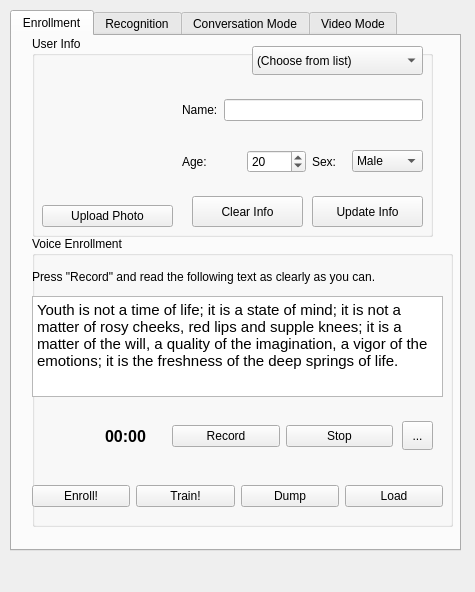
<?xml version="1.0" encoding="UTF-8"?>
<ui version="4.0">
 <class>notepad</class>
 <widget class="QWidget" name="notepad">
  <property name="geometry">
   <rect>
    <x>0</x>
    <y>0</y>
    <width>475</width>
    <height>592</height>
   </rect>
  </property>
  <property name="windowTitle">
   <string>Speaker Recognition</string>
  </property>
  <widget class="QTabWidget" name="tabWidget">
   <property name="geometry">
    <rect>
     <x>10</x>
     <y>10</y>
     <width>451</width>
     <height>541</height>
    </rect>
   </property>
   <property name="currentIndex">
    <number>0</number>
   </property>
   <widget class="QWidget" name="Enrollment">
    <attribute name="title">
     <string>Enrollment</string>
    </attribute>
    <widget class="QGroupBox" name="groupBox">
     <property name="geometry">
      <rect>
       <x>20</x>
       <y>0</y>
       <width>401</width>
       <height>201</height>
      </rect>
     </property>
     <property name="title">
      <string>User Info</string>
     </property>
     <widget class="QWidget" name="verticalLayoutWidget">
      <property name="geometry">
       <rect>
        <x>150</x>
        <y>40</y>
        <width>241</width>
        <height>121</height>
       </rect>
      </property>
      <layout class="QVBoxLayout" name="verticalLayout">
       <item>
        <layout class="QHBoxLayout" name="horizontalLayout_2">
         <item>
          <widget class="QLabel" name="label_2">
           <property name="text">
            <string>Name:</string>
           </property>
          </widget>
         </item>
         <item>
          <widget class="QLineEdit" name="Username">
           <property name="placeholderText">
            <string extracomment="Enter your name"/>
           </property>
          </widget>
         </item>
        </layout>
       </item>
       <item>
        <layout class="QHBoxLayout" name="horizontalLayout_3">
         <item>
          <widget class="QLabel" name="label_3">
           <property name="text">
            <string>Age:   </string>
           </property>
          </widget>
         </item>
         <item>
          <widget class="QSpinBox" name="Userage">
           <property name="maximum">
            <number>100</number>
           </property>
           <property name="value">
            <number>20</number>
           </property>
          </widget>
         </item>
         <item>
          <layout class="QHBoxLayout" name="horizontalLayout_4">
           <item>
            <widget class="QLabel" name="label_4">
             <property name="text">
              <string>Sex:   </string>
             </property>
            </widget>
           </item>
           <item>
            <widget class="QComboBox" name="Usersex">
             <item>
              <property name="text">
               <string>Male</string>
              </property>
             </item>
             <item>
              <property name="text">
               <string>Female</string>
              </property>
             </item>
            </widget>
           </item>
          </layout>
         </item>
        </layout>
       </item>
      </layout>
     </widget>
     <widget class="QWidget" name="verticalLayoutWidget_2">
      <property name="geometry">
       <rect>
        <x>10</x>
        <y>40</y>
        <width>131</width>
        <height>151</height>
       </rect>
      </property>
      <layout class="QVBoxLayout" name="verticalLayout_2">
       <item>
        <widget class="QLabel" name="Userimage">
         <property name="sizePolicy">
          <sizepolicy hsizetype="Preferred" vsizetype="Expanding">
           <horstretch>0</horstretch>
           <verstretch>0</verstretch>
          </sizepolicy>
         </property>
         <property name="text">
          <string/>
         </property>
        </widget>
       </item>
       <item>
        <widget class="QPushButton" name="UploadImage">
         <property name="text">
          <string>Upload Photo</string>
         </property>
        </widget>
       </item>
      </layout>
     </widget>
     <widget class="QComboBox" name="Userchooser">
      <property name="geometry">
       <rect>
        <x>220</x>
        <y>10</y>
        <width>171</width>
        <height>29</height>
       </rect>
      </property>
      <item>
       <property name="text">
        <string>(Choose from list)</string>
       </property>
      </item>
     </widget>
     <widget class="QPushButton" name="UpdateInfo">
      <property name="geometry">
       <rect>
        <x>280</x>
        <y>160</y>
        <width>111</width>
        <height>31</height>
       </rect>
      </property>
      <property name="text">
       <string>Update Info</string>
      </property>
     </widget>
     <widget class="QPushButton" name="ClearInfo">
      <property name="geometry">
       <rect>
        <x>160</x>
        <y>160</y>
        <width>111</width>
        <height>31</height>
       </rect>
      </property>
      <property name="text">
       <string>Clear Info</string>
      </property>
     </widget>
    </widget>
    <widget class="QGroupBox" name="groupBox_2">
     <property name="geometry">
      <rect>
       <x>20</x>
       <y>200</y>
       <width>421</width>
       <height>291</height>
      </rect>
     </property>
     <property name="title">
      <string>Voice Enrollment</string>
     </property>
     <widget class="QTextBrowser" name="Textreading">
      <property name="geometry">
       <rect>
        <x>0</x>
        <y>60</y>
        <width>411</width>
        <height>101</height>
       </rect>
      </property>
      <property name="html">
       <string>&lt;!DOCTYPE HTML PUBLIC &quot;-//W3C//DTD HTML 4.0//EN&quot; &quot;http://www.w3.org/TR/REC-html40/strict.dtd&quot;&gt;
&lt;html&gt;&lt;head&gt;&lt;meta name=&quot;qrichtext&quot; content=&quot;1&quot; /&gt;&lt;style type=&quot;text/css&quot;&gt;
p, li { white-space: pre-wrap; }
&lt;/style&gt;&lt;/head&gt;&lt;body style=&quot; font-family:'Sans'; font-size:10pt; font-weight:400; font-style:normal;&quot;&gt;
&lt;p style=&quot; margin-top:0px; margin-bottom:0px; margin-left:0px; margin-right:0px; -qt-block-indent:0; text-indent:0px;&quot;&gt;&lt;span style=&quot; font-family:'Cantarell'; font-size:11pt;&quot;&gt;Youth is not a time of life; it is a state of mind; it is not a matter of rosy cheeks, red lips and supple knees; it is a matter of the will, a quality of the imagination, a vigor of the emotions; it is the freshness of the deep springs of life. &lt;/span&gt;&lt;/p&gt;
&lt;p style=&quot;-qt-paragraph-type:empty; margin-top:0px; margin-bottom:0px; margin-left:0px; margin-right:0px; -qt-block-indent:0; text-indent:0px; font-family:'Cantarell'; font-size:11pt;&quot;&gt;&lt;br /&gt;&lt;/p&gt;&lt;/body&gt;&lt;/html&gt;</string>
      </property>
     </widget>
     <widget class="QLabel" name="label_5">
      <property name="geometry">
       <rect>
        <x>0</x>
        <y>30</y>
        <width>431</width>
        <height>21</height>
       </rect>
      </property>
      <property name="text">
       <string>Press &quot;Record&quot; and read the following text as clearly as you can.</string>
      </property>
     </widget>
     <widget class="QLabel" name="Animation">
      <property name="geometry">
       <rect>
        <x>0</x>
        <y>170</y>
        <width>61</width>
        <height>61</height>
       </rect>
      </property>
      <property name="sizePolicy">
       <sizepolicy hsizetype="Fixed" vsizetype="Fixed">
        <horstretch>0</horstretch>
        <verstretch>0</verstretch>
       </sizepolicy>
      </property>
      <property name="text">
       <string/>
      </property>
     </widget>
     <widget class="QWidget" name="horizontalLayoutWidget">
      <property name="geometry">
       <rect>
        <x>0</x>
        <y>230</y>
        <width>411</width>
        <height>61</height>
       </rect>
      </property>
      <layout class="QHBoxLayout" name="horizontalLayout">
       <item>
        <widget class="QPushButton" name="enroll">
         <property name="text">
          <string>Enroll!</string>
         </property>
        </widget>
       </item>
       <item>
        <widget class="QPushButton" name="startTrain">
         <property name="text">
          <string>Train!</string>
         </property>
        </widget>
       </item>
       <item>
        <widget class="QPushButton" name="dumpBtn">
         <property name="text">
          <string>Dump</string>
         </property>
        </widget>
       </item>
       <item>
        <widget class="QPushButton" name="loadBtn">
         <property name="text">
          <string>Load</string>
         </property>
        </widget>
       </item>
      </layout>
     </widget>
     <widget class="QWidget" name="horizontalLayoutWidget_2">
      <property name="geometry">
       <rect>
        <x>140</x>
        <y>180</y>
        <width>221</width>
        <height>41</height>
       </rect>
      </property>
      <layout class="QHBoxLayout" name="horizontalLayout_5">
       <item>
        <widget class="QPushButton" name="enrollRecord">
         <property name="text">
          <string>Record</string>
         </property>
        </widget>
       </item>
       <item>
        <widget class="QPushButton" name="stopEnrollRecord">
         <property name="text">
          <string>Stop</string>
         </property>
        </widget>
       </item>
      </layout>
     </widget>
     <widget class="QLabel" name="enrollTime">
      <property name="geometry">
       <rect>
        <x>73</x>
        <y>190</y>
        <width>51</width>
        <height>21</height>
       </rect>
      </property>
      <property name="font">
       <font>
        <pointsize>12</pointsize>
        <weight>75</weight>
        <bold>true</bold>
       </font>
      </property>
      <property name="text">
       <string>00:00</string>
      </property>
     </widget>
     <widget class="QToolButton" name="enrollFile">
      <property name="geometry">
       <rect>
        <x>370</x>
        <y>185</y>
        <width>31</width>
        <height>29</height>
       </rect>
      </property>
      <property name="text">
       <string>...</string>
      </property>
     </widget>
    </widget>
   </widget>
   <widget class="QWidget" name="Recognition">
    <attribute name="title">
     <string>Recognition</string>
    </attribute>
    <widget class="QGroupBox" name="groupBox_3">
     <property name="geometry">
      <rect>
       <x>20</x>
       <y>0</y>
       <width>561</width>
       <height>341</height>
      </rect>
     </property>
     <property name="title">
      <string>Recognition</string>
     </property>
     <widget class="QWidget" name="horizontalLayoutWidget_3">
      <property name="geometry">
       <rect>
        <x>140</x>
        <y>30</y>
        <width>271</width>
        <height>41</height>
       </rect>
      </property>
      <layout class="QHBoxLayout" name="horizontalLayout_6">
       <item>
        <widget class="QCheckBox" name="Reco_Verificationcheckbox">
         <property name="font">
          <font>
           <pointsize>12</pointsize>
           <weight>50</weight>
           <bold>false</bold>
          </font>
         </property>
         <property name="text">
          <string>Claim identity:</string>
         </property>
         <property name="iconSize">
          <size>
           <width>24</width>
           <height>24</height>
          </size>
         </property>
         <property name="tristate">
          <bool>false</bool>
         </property>
        </widget>
       </item>
       <item>
        <widget class="QLineEdit" name="Reco_Verification">
         <property name="enabled">
          <bool>false</bool>
         </property>
        </widget>
       </item>
      </layout>
     </widget>
     <widget class="QLabel" name="Animation_2">
      <property name="geometry">
       <rect>
        <x>30</x>
        <y>70</y>
        <width>61</width>
        <height>61</height>
       </rect>
      </property>
      <property name="sizePolicy">
       <sizepolicy hsizetype="Fixed" vsizetype="Fixed">
        <horstretch>0</horstretch>
        <verstretch>0</verstretch>
       </sizepolicy>
      </property>
      <property name="text">
       <string/>
      </property>
     </widget>
     <widget class="QWidget" name="verticalLayoutWidget_3">
      <property name="geometry">
       <rect>
        <x>260</x>
        <y>180</y>
        <width>131</width>
        <height>161</height>
       </rect>
      </property>
      <layout class="QVBoxLayout" name="verticalLayout_3">
       <item>
        <widget class="QLabel" name="Reco_Userimage">
         <property name="sizePolicy">
          <sizepolicy hsizetype="Preferred" vsizetype="Expanding">
           <horstretch>0</horstretch>
           <verstretch>0</verstretch>
          </sizepolicy>
         </property>
         <property name="text">
          <string/>
         </property>
        </widget>
       </item>
       <item>
        <widget class="QLineEdit" name="recoUsername">
         <property name="enabled">
          <bool>false</bool>
         </property>
         <property name="sizePolicy">
          <sizepolicy hsizetype="Expanding" vsizetype="Fixed">
           <horstretch>0</horstretch>
           <verstretch>0</verstretch>
          </sizepolicy>
         </property>
         <property name="text">
          <string>Unknown</string>
         </property>
         <property name="alignment">
          <set>Qt::AlignCenter</set>
         </property>
         <property name="readOnly">
          <bool>true</bool>
         </property>
        </widget>
       </item>
      </layout>
     </widget>
     <widget class="QLabel" name="recoTime">
      <property name="geometry">
       <rect>
        <x>120</x>
        <y>100</y>
        <width>51</width>
        <height>21</height>
       </rect>
      </property>
      <property name="font">
       <font>
        <pointsize>12</pointsize>
        <weight>75</weight>
        <bold>true</bold>
       </font>
      </property>
      <property name="text">
       <string>00:00</string>
      </property>
     </widget>
     <widget class="QLabel" name="label">
      <property name="geometry">
       <rect>
        <x>210</x>
        <y>62</y>
        <width>201</width>
        <height>21</height>
       </rect>
      </property>
      <property name="font">
       <font>
        <pointsize>9</pointsize>
       </font>
      </property>
      <property name="text">
       <string>* Tick and we will verify your identity</string>
      </property>
     </widget>
     <widget class="QLabel" name="label_10">
      <property name="geometry">
       <rect>
        <x>10</x>
        <y>180</y>
        <width>231</width>
        <height>151</height>
       </rect>
      </property>
      <property name="text">
       <string>Here is a little animation</string>
      </property>
     </widget>
     <widget class="QPushButton" name="newReco">
      <property name="geometry">
       <rect>
        <x>10</x>
        <y>35</y>
        <width>101</width>
        <height>31</height>
       </rect>
      </property>
      <property name="text">
       <string>New Task</string>
      </property>
     </widget>
     <widget class="QProgressBar" name="recoProgressBar">
      <property name="geometry">
       <rect>
        <x>10</x>
        <y>140</y>
        <width>401</width>
        <height>23</height>
       </rect>
      </property>
      <property name="value">
       <number>0</number>
      </property>
     </widget>
     <widget class="QWidget" name="horizontalLayoutWidget_6">
      <property name="geometry">
       <rect>
        <x>182</x>
        <y>90</y>
        <width>191</width>
        <height>41</height>
       </rect>
      </property>
      <layout class="QHBoxLayout" name="horizontalLayout_9">
       <item>
        <widget class="QPushButton" name="recoRecord">
         <property name="font">
          <font>
           <weight>75</weight>
           <bold>true</bold>
          </font>
         </property>
         <property name="text">
          <string>Record</string>
         </property>
        </widget>
       </item>
       <item>
        <widget class="QPushButton" name="stopRecoRecord">
         <property name="text">
          <string>Stop</string>
         </property>
        </widget>
       </item>
      </layout>
     </widget>
     <widget class="QToolButton" name="recoFile">
      <property name="geometry">
       <rect>
        <x>380</x>
        <y>95</y>
        <width>29</width>
        <height>29</height>
       </rect>
      </property>
      <property name="text">
       <string>...</string>
      </property>
     </widget>
    </widget>
    <widget class="QGroupBox" name="groupBox_6">
     <property name="geometry">
      <rect>
       <x>20</x>
       <y>330</y>
       <width>411</width>
       <height>171</height>
      </rect>
     </property>
     <property name="title">
      <string>Multiple tasks from files</string>
     </property>
     <widget class="QWidget" name="horizontalLayoutWidget_4">
      <property name="geometry">
       <rect>
        <x>10</x>
        <y>30</y>
        <width>401</width>
        <height>41</height>
       </rect>
      </property>
      <layout class="QHBoxLayout" name="horizontalLayout_7">
       <item>
        <widget class="QLabel" name="label_8">
         <property name="font">
          <font>
           <pointsize>12</pointsize>
          </font>
         </property>
         <property name="text">
          <string>Input folder:   </string>
         </property>
        </widget>
       </item>
       <item>
        <widget class="QLineEdit" name="Reco_Inputfile"/>
       </item>
       <item>
        <widget class="QToolButton" name="Reco_Inputchooser">
         <property name="text">
          <string>...</string>
         </property>
        </widget>
       </item>
      </layout>
     </widget>
     <widget class="QWidget" name="horizontalLayoutWidget_5">
      <property name="geometry">
       <rect>
        <x>10</x>
        <y>80</y>
        <width>401</width>
        <height>41</height>
       </rect>
      </property>
      <layout class="QHBoxLayout" name="horizontalLayout_8">
       <item>
        <widget class="QLabel" name="label_9">
         <property name="font">
          <font>
           <pointsize>12</pointsize>
          </font>
         </property>
         <property name="text">
          <string>Output folder:</string>
         </property>
        </widget>
       </item>
       <item>
        <widget class="QLineEdit" name="Reco_Outputfile"/>
       </item>
       <item>
        <widget class="QToolButton" name="Reco_Outputchooser">
         <property name="text">
          <string>...</string>
         </property>
        </widget>
       </item>
      </layout>
     </widget>
     <widget class="QProgressBar" name="Reco_progressBar">
      <property name="geometry">
       <rect>
        <x>10</x>
        <y>130</y>
        <width>261</width>
        <height>31</height>
       </rect>
      </property>
      <property name="value">
       <number>0</number>
      </property>
     </widget>
     <widget class="QPushButton" name="Reco_Start">
      <property name="geometry">
       <rect>
        <x>315</x>
        <y>130</y>
        <width>96</width>
        <height>31</height>
       </rect>
      </property>
      <property name="text">
       <string>Start</string>
      </property>
     </widget>
    </widget>
   </widget>
   <widget class="QWidget" name="Conversation">
    <attribute name="title">
     <string>Conversation Mode</string>
    </attribute>
    <widget class="QGroupBox" name="groupBox_4">
     <property name="geometry">
      <rect>
       <x>240</x>
       <y>30</y>
       <width>201</width>
       <height>431</height>
      </rect>
     </property>
     <property name="title">
      <string>Conversation Info</string>
     </property>
     <widget class="QTextBrowser" name="Conv_Info">
      <property name="geometry">
       <rect>
        <x>0</x>
        <y>30</y>
        <width>193</width>
        <height>351</height>
       </rect>
      </property>
     </widget>
     <widget class="QPushButton" name="Conv_Saveas">
      <property name="geometry">
       <rect>
        <x>0</x>
        <y>390</y>
        <width>96</width>
        <height>31</height>
       </rect>
      </property>
      <property name="text">
       <string>Save as..</string>
      </property>
     </widget>
     <widget class="QPushButton" name="Conv_Clear">
      <property name="geometry">
       <rect>
        <x>100</x>
        <y>390</y>
        <width>96</width>
        <height>31</height>
       </rect>
      </property>
      <property name="text">
       <string>Clear</string>
      </property>
     </widget>
    </widget>
    <widget class="QGroupBox" name="groupBox_5">
     <property name="geometry">
      <rect>
       <x>70</x>
       <y>180</y>
       <width>141</width>
       <height>211</height>
      </rect>
     </property>
     <property name="title">
      <string>Current Speaker</string>
     </property>
     <widget class="QLineEdit" name="convUsername">
      <property name="enabled">
       <bool>false</bool>
      </property>
      <property name="geometry">
       <rect>
        <x>0</x>
        <y>170</y>
        <width>131</width>
        <height>33</height>
       </rect>
      </property>
      <property name="sizePolicy">
       <sizepolicy hsizetype="Expanding" vsizetype="Fixed">
        <horstretch>0</horstretch>
        <verstretch>0</verstretch>
       </sizepolicy>
      </property>
     </widget>
     <widget class="QLabel" name="Conv_Userimage">
      <property name="geometry">
       <rect>
        <x>0</x>
        <y>40</y>
        <width>129</width>
        <height>112</height>
       </rect>
      </property>
      <property name="sizePolicy">
       <sizepolicy hsizetype="Preferred" vsizetype="Expanding">
        <horstretch>0</horstretch>
        <verstretch>0</verstretch>
       </sizepolicy>
      </property>
      <property name="text">
       <string/>
      </property>
     </widget>
    </widget>
    <widget class="QPushButton" name="convRecord">
     <property name="geometry">
      <rect>
       <x>30</x>
       <y>50</y>
       <width>91</width>
       <height>31</height>
      </rect>
     </property>
     <property name="text">
      <string>Record</string>
     </property>
    </widget>
    <widget class="QLabel" name="convTime">
     <property name="geometry">
      <rect>
       <x>100</x>
       <y>100</y>
       <width>51</width>
       <height>21</height>
      </rect>
     </property>
     <property name="font">
      <font>
       <pointsize>12</pointsize>
       <weight>75</weight>
       <bold>true</bold>
      </font>
     </property>
     <property name="text">
      <string>00:00</string>
     </property>
    </widget>
    <widget class="QLabel" name="Animation_3">
     <property name="geometry">
      <rect>
       <x>20</x>
       <y>50</y>
       <width>61</width>
       <height>61</height>
      </rect>
     </property>
     <property name="sizePolicy">
      <sizepolicy hsizetype="Fixed" vsizetype="Fixed">
       <horstretch>0</horstretch>
       <verstretch>0</verstretch>
      </sizepolicy>
     </property>
     <property name="text">
      <string/>
     </property>
    </widget>
    <widget class="QPushButton" name="convStop">
     <property name="geometry">
      <rect>
       <x>140</x>
       <y>50</y>
       <width>90</width>
       <height>31</height>
      </rect>
     </property>
     <property name="text">
      <string>Stop</string>
     </property>
    </widget>
   </widget>
   <widget class="QWidget" name="Video">
    <attribute name="title">
     <string>Video Mode</string>
    </attribute>
    <widget class="QMdiArea" name="mdiArea">
     <property name="geometry">
      <rect>
       <x>30</x>
       <y>110</y>
       <width>301</width>
       <height>201</height>
      </rect>
     </property>
    </widget>
    <widget class="QSlider" name="horizontalSlider">
     <property name="geometry">
      <rect>
       <x>30</x>
       <y>310</y>
       <width>301</width>
       <height>51</height>
      </rect>
     </property>
     <property name="orientation">
      <enum>Qt::Horizontal</enum>
     </property>
    </widget>
    <widget class="QPushButton" name="OpenVideo">
     <property name="geometry">
      <rect>
       <x>30</x>
       <y>60</y>
       <width>96</width>
       <height>31</height>
      </rect>
     </property>
     <property name="text">
      <string>Open...</string>
     </property>
    </widget>
    <widget class="QLabel" name="label_7">
     <property name="geometry">
      <rect>
       <x>180</x>
       <y>190</y>
       <width>261</width>
       <height>51</height>
      </rect>
     </property>
     <property name="font">
      <font>
       <pointsize>12</pointsize>
       <weight>75</weight>
       <bold>true</bold>
      </font>
     </property>
     <property name="text">
      <string>This page is under construction</string>
     </property>
    </widget>
   </widget>
  </widget>
 </widget>
 <resources/>
 <connections>
  <connection>
   <sender>Reco_Verificationcheckbox</sender>
   <signal>toggled(bool)</signal>
   <receiver>Reco_Verification</receiver>
   <slot>setEnabled(bool)</slot>
   <hints>
    <hint type="sourcelabel">
     <x>186</x>
     <y>108</y>
    </hint>
    <hint type="destinationlabel">
     <x>343</x>
     <y>107</y>
    </hint>
   </hints>
  </connection>
 </connections>
</ui>
